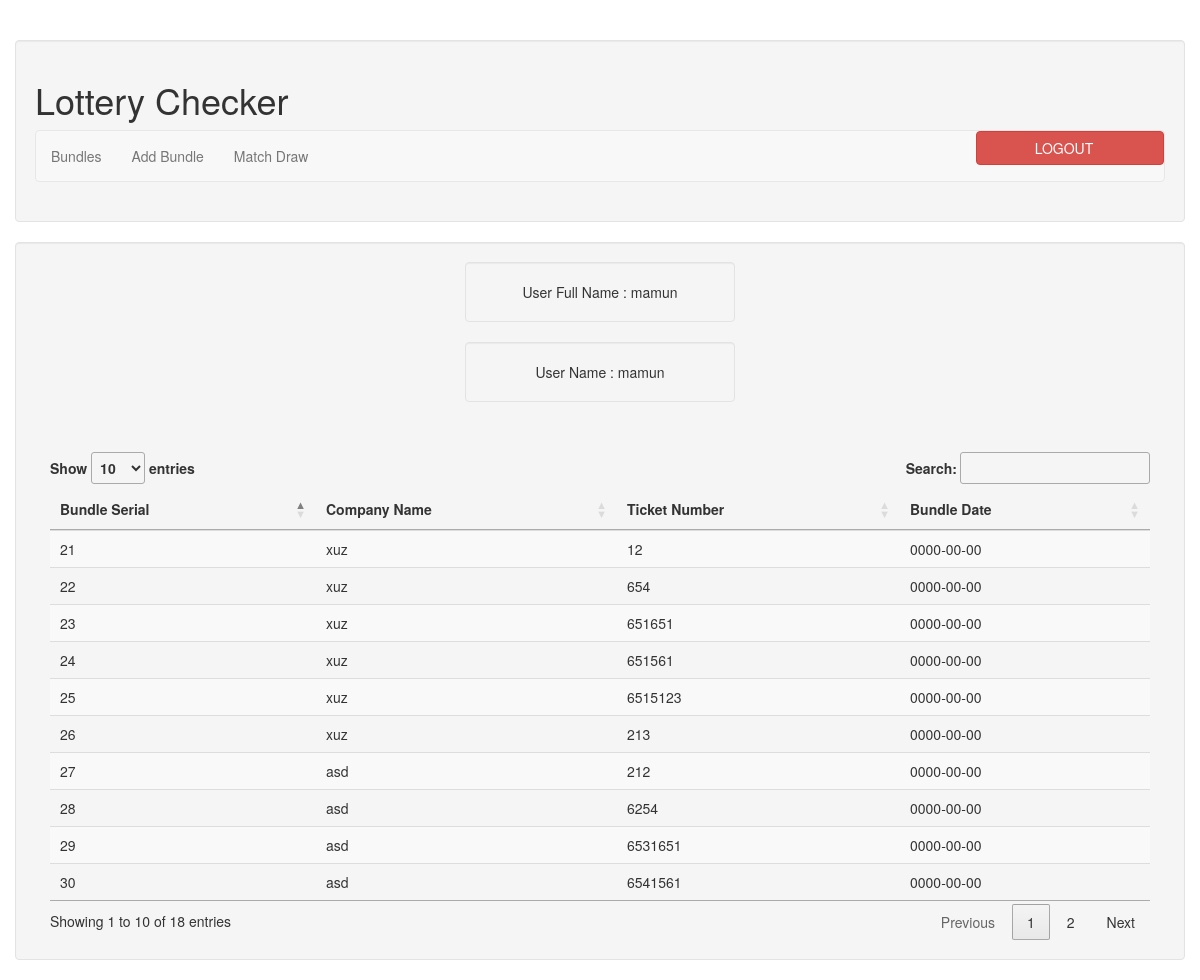
The app's page /public/bund.php (signed in) with its own data.
### tables this page shows
CREATE TABLE IF NOT EXISTS `user` (
  `u_id` int(11) NOT NULL AUTO_INCREMENT,
  `u_name` text NOT NULL,
  `u_fullname` text NOT NULL,
  `u_password` text NOT NULL,
  `u_email` varchar(50) NOT NULL,
  PRIMARY KEY (`u_id`)
);

CREATE TABLE IF NOT EXISTS `bundle` (
  `u_id` int(10) NOT NULL,
  `b_date` date NOT NULL,
  `b_no` int(30) NOT NULL AUTO_INCREMENT,
  `b_tickNum` text NOT NULL,
  `b_comName` text NOT NULL,
  PRIMARY KEY (`b_no`)
);

### includes/functions.php (called while the page is built, shortened)
<?php
function runQuery($connection,$query)
{
	$result=mysqli_query($connection,$query);
	if ($result)
	{
		return $result;
	}
	else
	{
		die ("Database Query Failed");
	}
}
?>

### public/bund.php (the view, shortened to what this page needs)
<?php
require_once("../includes/header.php");
if(!isset($_SESSION["u_id"]))
{
	require_once("../includes/functions.php");
	redto("../login.php");
}
else
{
	require_once("../includes/functions.php");
	require_once("../includes/menu.php");
	$connection=connectDb();
	$u_id=$_SESSION["u_id"];
	$query="SELECT u_fullName,u_name FROM `user` WHERE user.u_id='$u_id'";
	$result=runQuery($connection, $query);
	$row=mysqli_fetch_assoc($result);
	$u_name=$row['u_name'];
	$u_fullName=$row['u_fullName'];
?>
<div class="well container">
	<div style="text-align: center; width: 300px; padding-bottom: 30px" class="container">
		<p class=" well">User Full Name : <?php echo "$u_fullName";?></p>
		<p class=" well">User Name : <?php echo "$u_name";?></p>
	</div>
	<div class="col-md-12 content">
		<div>
			<form class="form-inline" method="post"  >
				<table  id="example" class="table table-striped">
					<thead>
						<tr>
							<th>Bundle Serial</th>
							<th>Company Name</th>
							<th>Ticket Number</th>
							<th>Bundle Date</th>
						</tr>
					</thead>
			<tbody>
	<?php
	$query="SELECT * FROM `bundle` where bundle.u_id='$u_id'";
	$result=mysqli_query($connection, $query);
	while($row=mysqli_fetch_assoc($result))
	{
	?>
			<tr>
				<form action="" method="POST">
					<td><?php echo $row['b_no']?></td>
					<td><?php echo $row['b_comName']?></td>
					<td><?php echo $row['b_tickNum']?></td>
					<td><?php echo $row['b_date']?></td>
			</tr>
				</form>
	<?php
	}
	?>
	 	</div>
	</div>
</div>
<?php
	require_once("../includes/footer.php");
}
?>

### includes/header.php (shortened to what this page needs)
<!DOCTYPE html>
<html>
<head>
    <link href="https://maxcdn.bootstrapcdn.com/bootstrap/3.3.5/css/bootstrap.min.css" rel="stylesheet">
    <link rel="stylesheet" href="http://cdn.datatables.net/1.10.12/css/jquery.dataTables.min.css">
</head>
<body>

### includes/menu.php
<div class="well container centered page-header">
    <h1 class="header">Lottery Checker</h1>
    <nav class="navbar navbar-default">
	    <ul class="col-md-9 nav navbar-nav">
	      <li><a href="bund.php">Bundles</a></li>
	      <li><a href="addBund.php">Add Bundle</a></li>
	      <li><a href="checkBund.php">Match Draw</a></li>
	    </ul>
	    <a class="btn btn-danger nav col-md-2 col-md-offset-1" href="logout.php">LOGOUT</a>
	</nav>
</div>

### includes/footer.php
</body>
</html>

### records on screen
user: u_fullname "mamun", u_name "mamun"
bundle: b_no "21", b_comName "xuz", b_tickNum "12", b_date "0000-00-00"
bundle: b_no "22", b_comName "xuz", b_tickNum "654", b_date "0000-00-00"
bundle: b_no "23", b_comName "xuz", b_tickNum "651651", b_date "0000-00-00"
bundle: b_no "24", b_comName "xuz", b_tickNum "651561", b_date "0000-00-00"
bundle: b_no "25", b_comName "xuz", b_tickNum "6515123", b_date "0000-00-00"
bundle: b_no "26", b_comName "xuz", b_tickNum "213", b_date "0000-00-00"
bundle: b_no "27", b_comName "asd", b_tickNum "212", b_date "0000-00-00"
bundle: b_no "28", b_comName "asd", b_tickNum "6254", b_date "0000-00-00"
bundle: b_no "29", b_comName "asd", b_tickNum "6531651", b_date "0000-00-00"
bundle: b_no "30", b_comName "asd", b_tickNum "6541561", b_date "0000-00-00"
